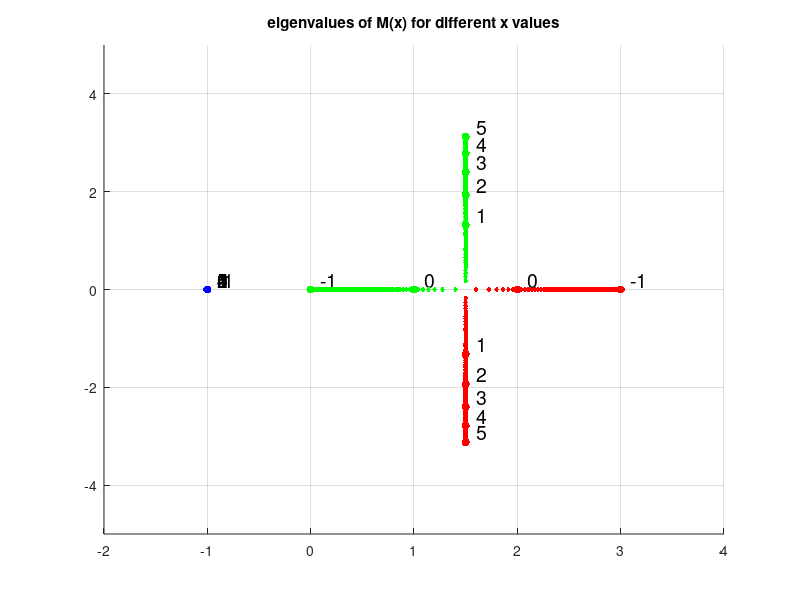

Here is the MATLAB script that generated this plot:
% EIGPATH  Solve P23 a) on Assignment #5.

M = @(x) [2,x,x; -1,0,1; -1,1,0];
figure(1),  hold on
for x=linspace(-1,5,301)
    lam = eig(M(x));
    [lamx,yi] = sort(real(lam));
    lamy = imag(lam(yi));
    if floor(x) == x
        MS = 18.0;
    else
        MS = 10.0;
    end
    plot(lamx(1),lamy(1),'b.','markersize',MS)
    plot(lamx(2),lamy(2),'g.','markersize',MS)
    plot(lamx(3),lamy(3),'r.','markersize',MS)
    if floor(x) == x
        for j=1:3
            text(lamx(j)+0.1,lamy(j)+0.2,num2str(x),...
                 'color','k','fontsize',14.0);
        end
    end
end
hold off
axis([-2 4 -5 5]),  grid on
title('eigenvalues of M(x) for different x values')
